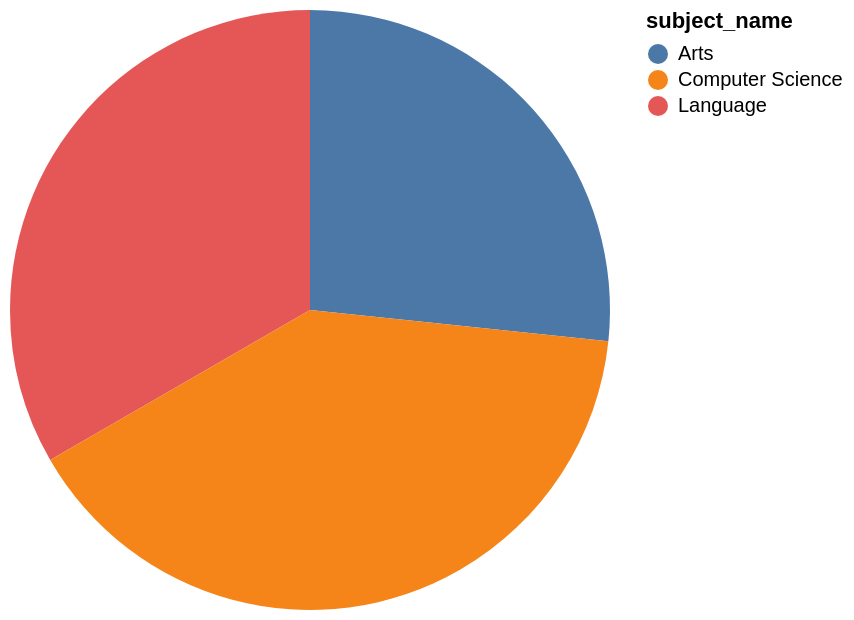

Describe this chart as a Vega-Lite specification.
### Vega-Lite specification from a JSON file in a GitHub repository (floating-point values rounded to 4 significant figures)
{"data": {"values": [{"x_data": "Arts", "y_data": 4}, {"x_data": "Language", "y_data": 5}, {"x_data": "Computer Science", "y_data": 6}]}, "mark": "arc", "encoding": {"theta": {"field": "y_data", "type": "quantitative", "title": "COUNT(*)"}, "color": {"field": "x_data", "type": "nominal", "title": "subject_name"}}}
